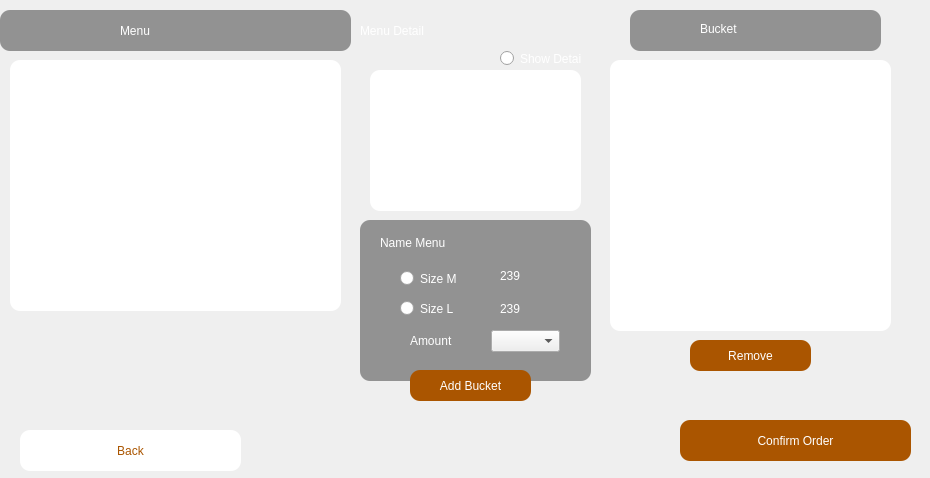
<?xml version="1.0" encoding="UTF-8"?>
<ui version="4.0">
 <class>Menu</class>
 <widget class="QDialog" name="Menu">
  <property name="windowModality">
   <enum>Qt::NonModal</enum>
  </property>
  <property name="enabled">
   <bool>true</bool>
  </property>
  <property name="geometry">
   <rect>
    <x>0</x>
    <y>0</y>
    <width>930</width>
    <height>478</height>
   </rect>
  </property>
  <property name="sizePolicy">
   <sizepolicy hsizetype="Preferred" vsizetype="Preferred">
    <horstretch>0</horstretch>
    <verstretch>0</verstretch>
   </sizepolicy>
  </property>
  <property name="minimumSize">
   <size>
    <width>1</width>
    <height>1</height>
   </size>
  </property>
  <property name="maximumSize">
   <size>
    <width>9000</width>
    <height>9000</height>
   </size>
  </property>
  <property name="focusPolicy">
   <enum>Qt::NoFocus</enum>
  </property>
  <property name="windowTitle">
   <string>Menu</string>
  </property>
  <property name="windowIcon">
   <iconset>
    <normaloff>Pictures/icon.png</normaloff>Pictures/icon.png</iconset>
  </property>
  <property name="toolTip">
   <string/>
  </property>
  <property name="styleSheet">
   <string notr="true"/>
  </property>
  <property name="modal">
   <bool>false</bool>
  </property>
  <widget class="QLabel" name="label">
   <property name="enabled">
    <bool>true</bool>
   </property>
   <property name="geometry">
    <rect>
     <x>0</x>
     <y>0</y>
     <width>801</width>
     <height>551</height>
    </rect>
   </property>
   <property name="minimumSize">
    <size>
     <width>441</width>
     <height>301</height>
    </size>
   </property>
   <property name="maximumSize">
    <size>
     <width>9999</width>
     <height>9999</height>
    </size>
   </property>
   <property name="text">
    <string/>
   </property>
   <property name="pixmap">
    <pixmap>Pictures/269 (1).jpg</pixmap>
   </property>
  </widget>
  <widget class="QLabel" name="lblPicture">
   <property name="geometry">
    <rect>
     <x>370</x>
     <y>70</y>
     <width>211</width>
     <height>141</height>
    </rect>
   </property>
   <property name="styleSheet">
    <string notr="true">background-color: rgb(255, 255, 255);
border-radius: 10px;</string>
   </property>
   <property name="text">
    <string/>
   </property>
  </widget>
  <widget class="QLabel" name="label_5">
   <property name="geometry">
    <rect>
     <x>0</x>
     <y>10</y>
     <width>351</width>
     <height>41</height>
    </rect>
   </property>
   <property name="styleSheet">
    <string notr="true">background-color: rgba(144, 144, 144, 250);
border-radius: 10px;</string>
   </property>
   <property name="text">
    <string/>
   </property>
  </widget>
  <widget class="QLabel" name="label_2">
   <property name="geometry">
    <rect>
     <x>120</x>
     <y>10</y>
     <width>111</width>
     <height>41</height>
    </rect>
   </property>
   <property name="styleSheet">
    <string notr="true">font: 75 26pt &quot;MS Shell Dlg 2&quot;;
color: rgb(255, 255, 255);</string>
   </property>
   <property name="text">
    <string>Menu</string>
   </property>
  </widget>
  <widget class="QLabel" name="label_10">
   <property name="geometry">
    <rect>
     <x>360</x>
     <y>220</y>
     <width>231</width>
     <height>161</height>
    </rect>
   </property>
   <property name="styleSheet">
    <string notr="true">background-color: rgba(144, 144, 144, 250);
border-radius: 10px;</string>
   </property>
   <property name="text">
    <string/>
   </property>
  </widget>
  <widget class="QLabel" name="lblPname">
   <property name="geometry">
    <rect>
     <x>380</x>
     <y>227</y>
     <width>201</width>
     <height>31</height>
    </rect>
   </property>
   <property name="styleSheet">
    <string notr="true">font: 75 12pt &quot;MS Shell Dlg 2&quot;;
color: rgb(255, 255, 255);</string>
   </property>
   <property name="text">
    <string>Name Menu</string>
   </property>
  </widget>
  <widget class="QLabel" name="label_9">
   <property name="geometry">
    <rect>
     <x>410</x>
     <y>325</y>
     <width>61</width>
     <height>31</height>
    </rect>
   </property>
   <property name="styleSheet">
    <string notr="true">font: 75 10pt &quot;MS Shell Dlg 2&quot;;
color: rgb(255, 255, 255);</string>
   </property>
   <property name="text">
    <string>Amount</string>
   </property>
  </widget>
  <widget class="QComboBox" name="cbxAmount">
   <property name="geometry">
    <rect>
     <x>491</x>
     <y>330</y>
     <width>69</width>
     <height>22</height>
    </rect>
   </property>
  </widget>
  <widget class="QPushButton" name="butBack">
   <property name="geometry">
    <rect>
     <x>20</x>
     <y>430</y>
     <width>221</width>
     <height>41</height>
    </rect>
   </property>
   <property name="styleSheet">
    <string notr="true">border-radius: 10px;
background-color: rgb(255, 255, 255);
color: rgb(170, 85, 0);
</string>
   </property>
   <property name="text">
    <string>Back</string>
   </property>
  </widget>
  <widget class="QPushButton" name="butAdd">
   <property name="geometry">
    <rect>
     <x>410</x>
     <y>370</y>
     <width>121</width>
     <height>31</height>
    </rect>
   </property>
   <property name="styleSheet">
    <string notr="true">border-radius: 10px;
background-color: rgb(170, 85, 0);
color: white;</string>
   </property>
   <property name="text">
    <string>Add Bucket</string>
   </property>
  </widget>
  <widget class="QLabel" name="lblPname_3">
   <property name="geometry">
    <rect>
     <x>360</x>
     <y>10</y>
     <width>141</width>
     <height>41</height>
    </rect>
   </property>
   <property name="styleSheet">
    <string notr="true">font: 75 20pt &quot;MS Shell Dlg 2&quot;;
color: rgb(255, 255, 255);
</string>
   </property>
   <property name="text">
    <string>Menu Detail</string>
   </property>
  </widget>
  <widget class="QTableWidget" name="tableWidget">
   <property name="geometry">
    <rect>
     <x>10</x>
     <y>60</y>
     <width>331</width>
     <height>251</height>
    </rect>
   </property>
   <property name="styleSheet">
    <string notr="true">background-color: rgb(255, 255, 255);
border-radius: 10px;</string>
   </property>
  </widget>
  <widget class="QRadioButton" name="radioShowdetail">
   <property name="geometry">
    <rect>
     <x>500</x>
     <y>50</y>
     <width>82</width>
     <height>17</height>
    </rect>
   </property>
   <property name="styleSheet">
    <string notr="true">color: rgb(255, 255, 255);</string>
   </property>
   <property name="text">
    <string>Show Detail</string>
   </property>
  </widget>
  <widget class="QLabel" name="lblPriceM">
   <property name="geometry">
    <rect>
     <x>500</x>
     <y>260</y>
     <width>71</width>
     <height>31</height>
    </rect>
   </property>
   <property name="styleSheet">
    <string notr="true">font: 75 10pt &quot;MS Shell Dlg 2&quot;;
color: rgb(255, 255, 255);</string>
   </property>
   <property name="text">
    <string>239</string>
   </property>
  </widget>
  <widget class="QLabel" name="lblPriceL">
   <property name="geometry">
    <rect>
     <x>500</x>
     <y>293</y>
     <width>71</width>
     <height>31</height>
    </rect>
   </property>
   <property name="styleSheet">
    <string notr="true">font: 75 10pt &quot;MS Shell Dlg 2&quot;;
color: rgb(255, 255, 255);</string>
   </property>
   <property name="text">
    <string>239</string>
   </property>
  </widget>
  <widget class="QRadioButton" name="radioSizeM">
   <property name="geometry">
    <rect>
     <x>400</x>
     <y>270</y>
     <width>91</width>
     <height>17</height>
    </rect>
   </property>
   <property name="styleSheet">
    <string notr="true">font: 75 10pt &quot;MS Shell Dlg 2&quot;;
color: rgb(255, 255, 255);</string>
   </property>
   <property name="text">
    <string>Size M</string>
   </property>
   <attribute name="buttonGroup">
    <string notr="true">buttonGroup</string>
   </attribute>
  </widget>
  <widget class="QRadioButton" name="radioSizeL">
   <property name="geometry">
    <rect>
     <x>400</x>
     <y>300</y>
     <width>91</width>
     <height>17</height>
    </rect>
   </property>
   <property name="styleSheet">
    <string notr="true">font: 75 10pt &quot;MS Shell Dlg 2&quot;;
color: rgb(255, 255, 255);</string>
   </property>
   <property name="text">
    <string>Size L</string>
   </property>
   <attribute name="buttonGroup">
    <string notr="true">buttonGroup</string>
   </attribute>
  </widget>
  <widget class="QLabel" name="label_3">
   <property name="enabled">
    <bool>true</bool>
   </property>
   <property name="geometry">
    <rect>
     <x>800</x>
     <y>0</y>
     <width>801</width>
     <height>551</height>
    </rect>
   </property>
   <property name="minimumSize">
    <size>
     <width>441</width>
     <height>301</height>
    </size>
   </property>
   <property name="maximumSize">
    <size>
     <width>9999</width>
     <height>9999</height>
    </size>
   </property>
   <property name="text">
    <string/>
   </property>
   <property name="pixmap">
    <pixmap>Pictures/269 (1).jpg</pixmap>
   </property>
  </widget>
  <widget class="QLabel" name="label_6">
   <property name="geometry">
    <rect>
     <x>630</x>
     <y>10</y>
     <width>251</width>
     <height>41</height>
    </rect>
   </property>
   <property name="styleSheet">
    <string notr="true">background-color: rgba(144, 144, 144, 250);
border-radius: 10px;</string>
   </property>
   <property name="text">
    <string/>
   </property>
  </widget>
  <widget class="QLabel" name="label_4">
   <property name="geometry">
    <rect>
     <x>700</x>
     <y>8</y>
     <width>221</width>
     <height>41</height>
    </rect>
   </property>
   <property name="styleSheet">
    <string notr="true">font: 75 26pt &quot;MS Shell Dlg 2&quot;;
color: rgb(255, 255, 255);</string>
   </property>
   <property name="text">
    <string>Bucket</string>
   </property>
  </widget>
  <widget class="QTableWidget" name="twBucket">
   <property name="geometry">
    <rect>
     <x>610</x>
     <y>60</y>
     <width>281</width>
     <height>271</height>
    </rect>
   </property>
   <property name="styleSheet">
    <string notr="true">background-color: rgb(255, 255, 255);
border-radius: 10px;</string>
   </property>
  </widget>
  <widget class="QPushButton" name="butAdd_3">
   <property name="geometry">
    <rect>
     <x>680</x>
     <y>420</y>
     <width>231</width>
     <height>41</height>
    </rect>
   </property>
   <property name="styleSheet">
    <string notr="true">border-radius: 10px;
background-color: rgb(170, 85, 0);
color: white;</string>
   </property>
   <property name="text">
    <string>Confirm Order</string>
   </property>
  </widget>
  <widget class="QPushButton" name="butRemove">
   <property name="geometry">
    <rect>
     <x>690</x>
     <y>340</y>
     <width>121</width>
     <height>31</height>
    </rect>
   </property>
   <property name="styleSheet">
    <string notr="true">border-radius: 10px;
background-color: rgb(170, 85, 0);
color: white;</string>
   </property>
   <property name="text">
    <string>Remove</string>
   </property>
  </widget>
 </widget>
 <resources/>
 <connections/>
 <buttongroups>
  <buttongroup name="buttonGroup"/>
 </buttongroups>
</ui>
